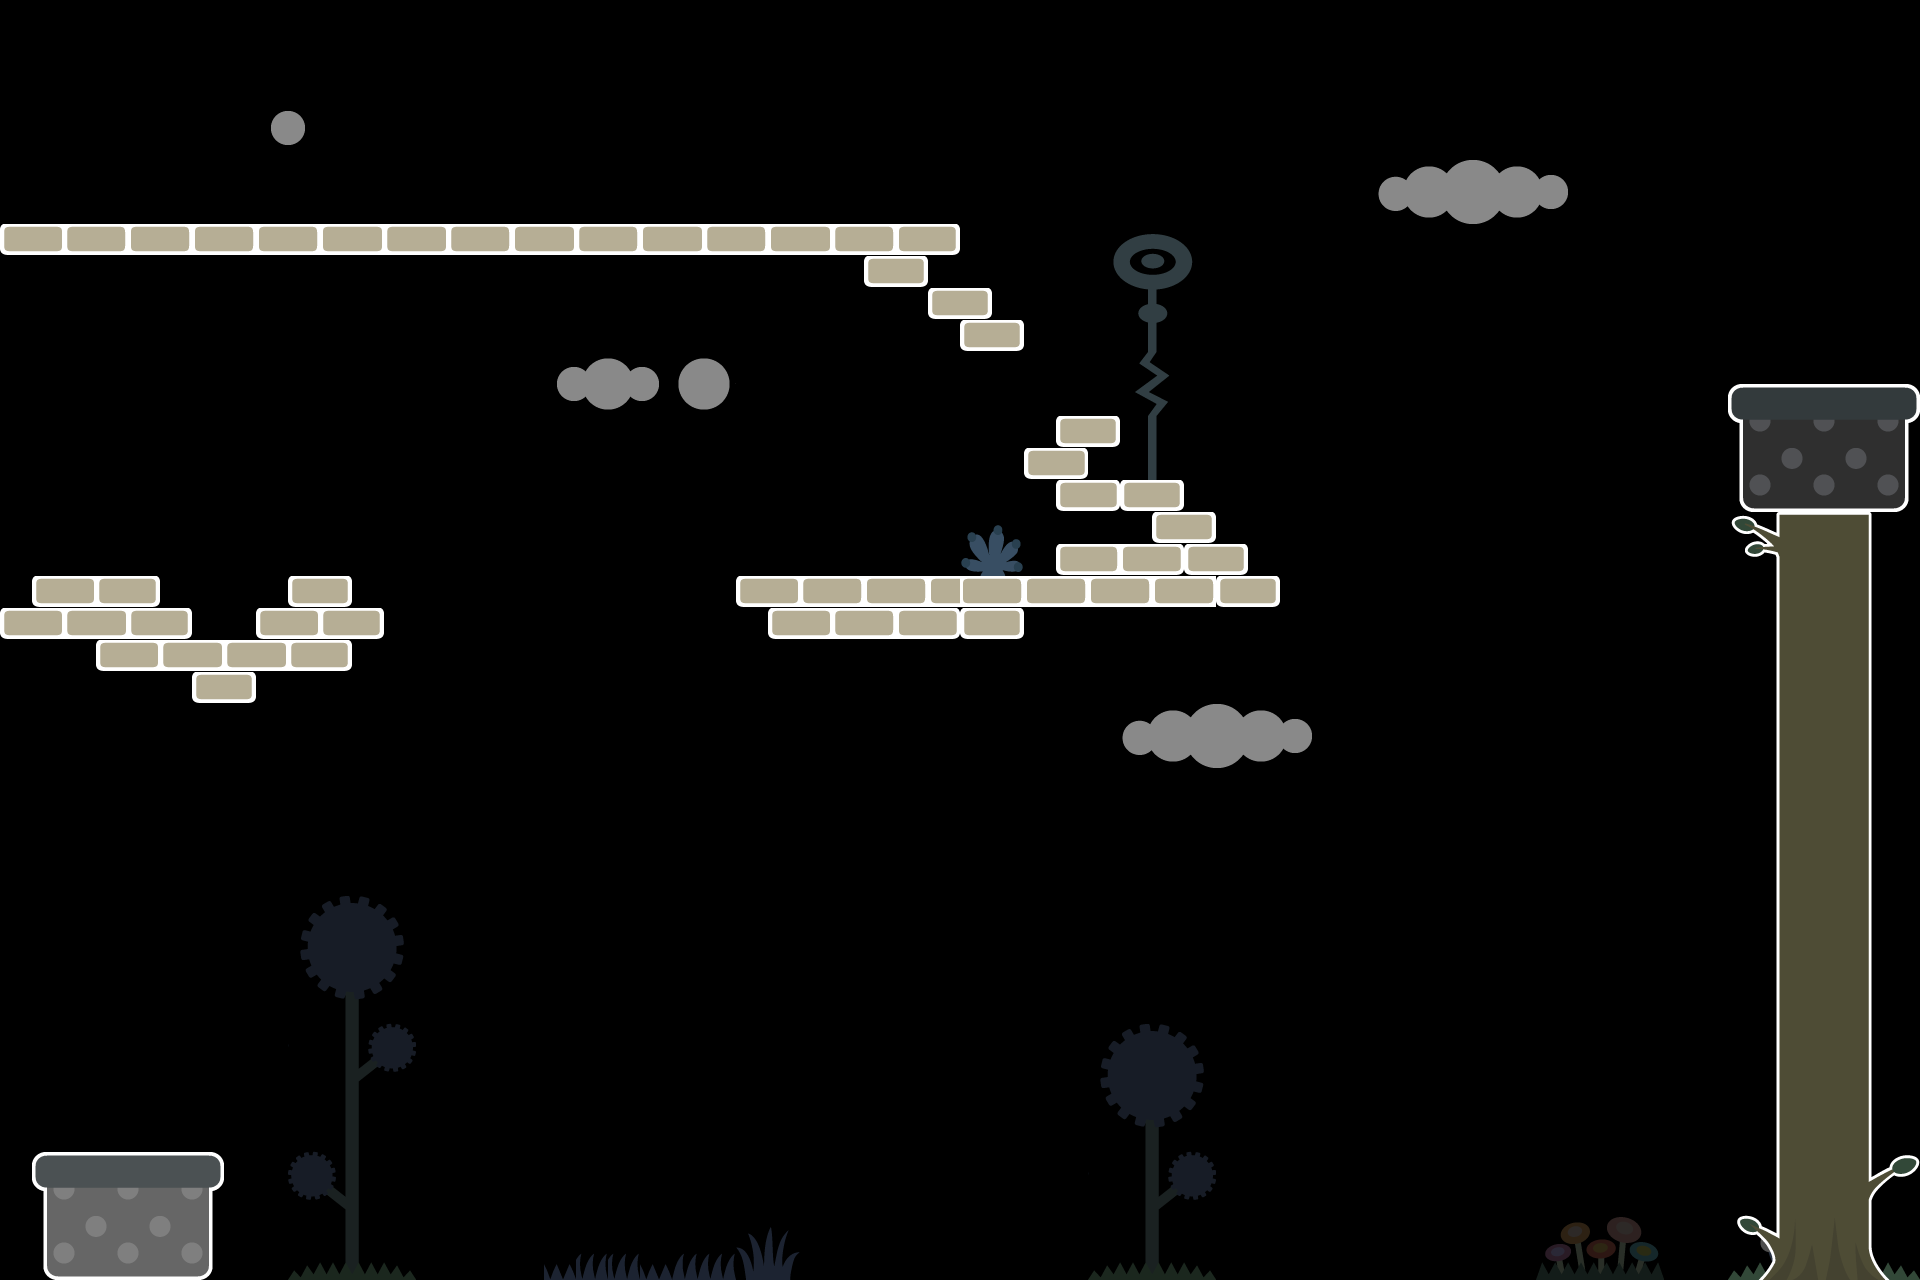

This game map was drawn from its Tiled (.tmx) file and the tilesets committed beside it. A one-line description and the trimmed map source follow:
An orthogonal 60x40 tile map with 32x32 px tiles, 2 tile layers (sky, Слой тайлов 2).

<map version="1.0" orientation="orthogonal" renderorder="left-up" width="60" height="40" tilewidth="32" tileheight="32" nextobjectid="1">
 <tileset firstgid="1" source="level_2.tsx" />
 <layer name="sky" width="60" height="40" opacity="0.54">
  <data>[2400 cells, 178 non-empty, 131 distinct tile ids]</data>
 </layer>
 <layer name="Слой тайлов 2" width="60" height="40">
  <data>[2400 cells, 261 non-empty, 102 distinct tile ids]</data>
 </layer>
</map>
